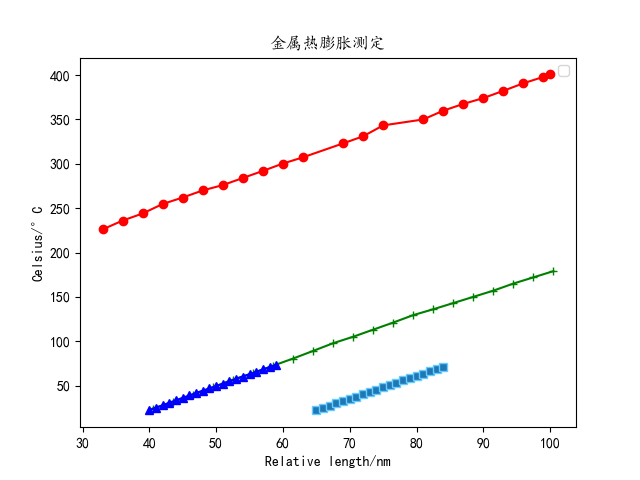

Generate this figure with Python:
try: # check if they were installed
    import matplotlib.pyplot as plt
    import matplotlib
    import numpy as np
except Exception:
    import os
    os.system('pip install matplotlib; pip install numpy')
    import matplotlib.pyplot as plt
    import matplotlib
    import numpy as np


matplotlib.rcParams['font.sans-serif'] = ['KaiTi'] # 让这玩意能正常显示中文
matplotlib.rcParams['font.serif'] = ['KaiTi']

def main():
    datas = {
        "T":[
            np.array([33, 36, 39, 42, 45, 48, 51, 54, 57, 60, 63, 69, 72, 75, 81, 84, 87, 90, 93, 96, 99, 100]),
            np.array([40.5, 43.5, 46.5, 49.5, 52.5, 55.5, 58.5, 61.5, 64.5, 67.5, 70.5, 73.5, 76.5, 79.5, 82.5, 85.5, 88.5, 91.5, 94.5, 97.5, 100.5]),
            np.array([40,41,42,43,44,45,46,47,48,49,50,51,52,53,54,55,56,57,58,59]),
            np.array([65,66,67,68,69,70,71,72,73,74,75,76,77,78,79,80,81,82,83,84]),
        ], #K
        "L":[
            np.array([226, 236, 244, 254.7, 262, 270, 276, 284, 292, 300.3, 307.3, 323, 331, 343.3, 350, 359.9, 367.5, 374.1, 382.3, 390.8, 398, 400.8]),
            np.array([24, 31, 39.5, 48, 56.7, 64, 72.3, 80.4, 89, 97.7, 105, 113, 121, 129.4, 136, 143, 150, 157, 165, 172, 179]),
            np.array([22.5,25.2,27.8,30.7,33.5,36.2,38.9,41.6,44.3,46.7,49.4,52.1,54.8,57.4,60.2,62.8,65.5,68.2,70.7,73.5]),
            np.array([22.0,24.6,27.2,29.8,32.4,35.0,37.6,40.2,42.8,45.4,48.0,50.6,53.2,55.8,58.4,61.0,63.6,66.2,68.8,71.4]),
        ], #K
    },
    plt.plot(datas[0]['T'][0],datas[0]['L'][0],'ro-')
    plt.plot(datas[0]['T'][1],datas[0]['L'][1],'g+-')
    plt.plot(datas[0]['T'][2],datas[0]['L'][2],'b^-')
    plt.plot(datas[0]['T'][3],datas[0]['L'][3],marker="s",markeredgecolor="#66ccff")
    plt.title('金属热膨胀测定')
    plt.xlabel('Relative length/nm')
    plt.ylabel('Celsius/°C')
    plt.legend()
    plt.savefig('./fuck_pic.png')
    plt.show()

if __name__ == '__main__':
    main()